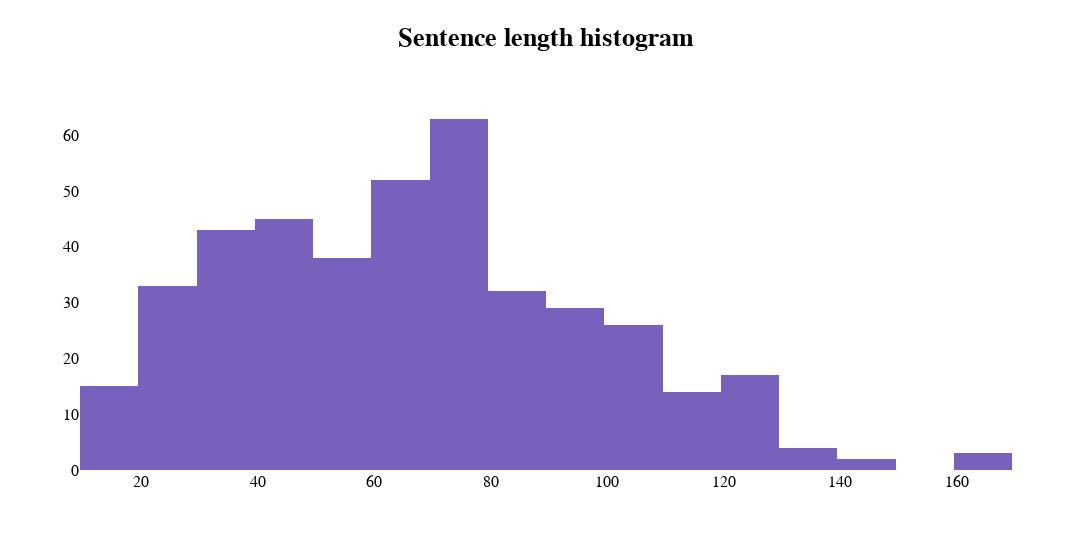

Notebook code cell kept with this figure:
### Markdown cell above
### Exploratory Data Analysis

Let's plot a histogram to verify the distribution of sentence length

### Code cell
train['sentence_length'] = train['sentence'].apply(lambda x: len(str(x)))

fig = go.Figure()
fig.add_trace(go.Histogram(
    x=train["sentence_length"],
    marker_color='#7860bd',
))
fig.update_layout(
    title={
    'text': "<b>Sentence length histogram</b>",
    'font' : dict(size=26, color='black', family='Helvetica'),
    'y':0.95,
    'x':0.5},
    height=550, width=1100,
    font_family='Helvetica',
    font_color='black',
    font_size=16,
    plot_bgcolor='white',
)

fig.show()

### Figure 1 — Plotly figure (JSON) as saved in the notebook; plotly's stock layout.template omitted (floating-point values rounded to 4 significant figures; data arrays with more than 128 entries replaced by an {"elided": "..."} marker saying what was removed)
{"data": [{"marker": {"color": "#7860bd"}, "type": "histogram", "x": {"elided": "416 int values"}}], "layout": {"font": {"color": "black", "family": "Helvetica", "size": 16}, "height": 550, "plot_bgcolor": "white", "title": {"font": {"color": "black", "family": "Helvetica", "size": 26}, "text": "<b>Sentence length histogram</b>", "x": 0.5, "y": 0.95}, "width": 1100}}
